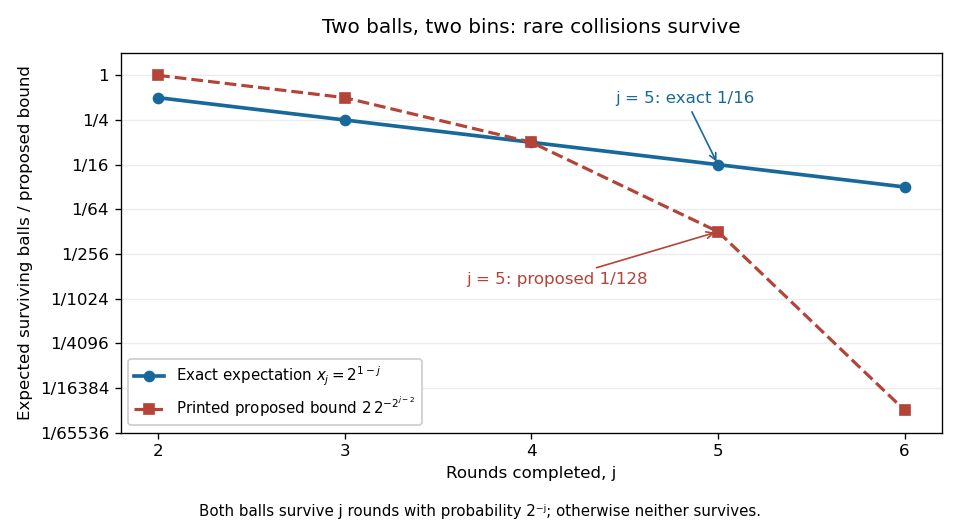

Recreate this plot in Python.
#!/usr/bin/env python3
"""Exact expectations and the false Q2(c) bound; no simulation.

Tested: Python 3.14.4, Matplotlib 3.10.7, NumPy 2.3.5.
Writes an opaque PNG in the current working directory.
"""
import matplotlib
matplotlib.use('Agg')
import matplotlib.pyplot as plt
import numpy as np

rounds = np.arange(2, 7)
actual = np.array([2.0 ** (1 - int(j)) for j in rounds])
printed = np.array([2.0 ** (1 - 2 ** (int(j) - 2)) for j in rounds])
fig, ax = plt.subplots(figsize=(8.0, 4.4), dpi=120, facecolor='white')
ax.set_facecolor('white')
ax.plot(rounds, actual, 'o-', color='#17689b', linewidth=2.2,
        label=r'Exact expectation $x_j=2^{1-j}$')
ax.plot(rounds, printed, 's--', color='#b44338', linewidth=1.9,
        label=r'Printed proposed bound $2\,2^{-2^{j-2}}$')
ax.set_yscale('log', base=2)
ax.set_xticks(rounds)
ax.set_xlabel('Rounds completed, j')
ax.set_ylabel('Expected surviving balls / proposed bound')
ax.set_ylim(2 ** -16, 2)
ax.set_yticks([2.0 ** -k for k in (0, 2, 4, 6, 8, 10, 12, 14, 16)])
ax.set_yticklabels(['1', '1/4', '1/16', '1/64', '1/256', '1/1024',
                    '1/4096', '1/16384', '1/65536'])
ax.set_title('Two balls, two bins: rare collisions survive', pad=12)
ax.grid(axis='y', alpha=.23)
ax.annotate('j = 5: exact 1/16', xy=(5, 1/16), xytext=(4.45, .43),
            color='#17689b', arrowprops={'arrowstyle': '->', 'color': '#17689b'})
ax.annotate('j = 5: proposed 1/128', xy=(5, 1/128), xytext=(3.65, 1/650),
            color='#b44338', arrowprops={'arrowstyle': '->', 'color': '#b44338'})
ax.legend(loc='lower left', fontsize=9, framealpha=1)
fig.text(.5, .022, 'Both balls survive j rounds with probability 2⁻ʲ; otherwise neither survives.',
         ha='center', fontsize=9)
fig.tight_layout(rect=(0, .055, 1, 1))
fig.savefig('probability-computing-2015-survivor-counterexample.png', facecolor='white',
            transparent=False, metadata={'Software': 'Matplotlib'})
plt.close(fig)
